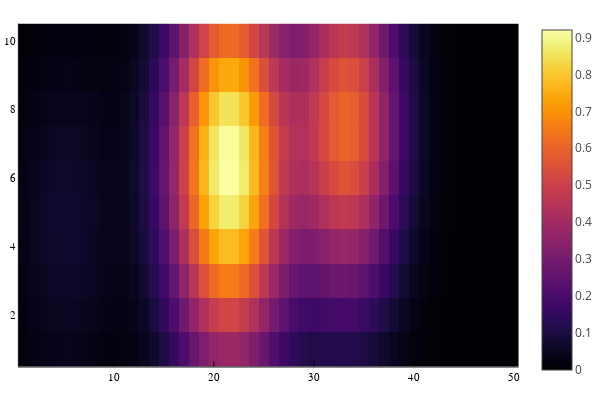

Source (notebook cell):
### Code cell
Cinit = [[ 6.2 10 0 ]; [20 100 0 ]]
UpdateDispModel(lmod.dmodel,Cinit)
limage = LensletLaserImage(lmod,laser)
heatmap(limage)

### Figure 1 — Plotly figure (JSON) as saved in the notebook; plotly's stock layout.template omitted (floating-point values rounded to 4 significant figures; data arrays with more than 128 entries replaced by an {"elided": "..."} marker saying what was removed)
{"data": [{"colorbar": {"title": ""}, "colorscale": {"elided": "256x2 mixed values"}, "hoverinfo": "none", "name": "y1", "showlegend": false, "showscale": true, "type": "heatmap", "x": [0.5, 1.5, 2.5, 3.5, 4.5, 5.5, 6.5, 7.5, 8.5, 9.5, 10.5, 11.5, 12.5, 13.5, 14.5, 15.5, 16.5, 17.5, 18.5, 19.5, 20.5, 21.5, 22.5, 23.5, 24.5, 25.5, 26.5, 27.5, 28.5, 29.5, 30.5, 31.5, 32.5, 33.5, 34.5, 35.5, 36.5, 37.5, 38.5, 39.5, 40.5, 41.5, 42.5, 43.5, 44.5, 45.5, 46.5, 47.5, 48.5, 49.5, 50.5], "xaxis": "x", "y": [0.5, 1.5, 2.5, 3.5, 4.5, 5.5, 6.5, 7.5, 8.5, 9.5, 10.5], "yaxis": "y", "z": {"elided": "10x50 float values"}, "zmax": 0.92, "zmin": 3.012e-06}], "layout": {"annotations": [], "height": 400, "legend": {"bgcolor": "rgba(255, 255, 255, 1.000)", "bordercolor": "rgba(0, 0, 0, 1.000)", "borderwidth": 1, "font": {"color": "rgba(0, 0, 0, 1.000)", "family": "sans-serif", "size": 11}, "title": {"font": {"color": "rgba(0, 0, 0, 1.000)", "family": "sans-serif", "size": 15}, "text": ""}, "tracegroupgap": 0, "traceorder": "normal", "x": 1, "xanchor": "auto", "y": 1, "yanchor": "auto"}, "margin": {"b": 20, "l": 0, "r": 0, "t": 20}, "paper_bgcolor": "rgba(255, 255, 255, 1.000)", "plot_bgcolor": "rgba(255, 255, 255, 1.000)", "showlegend": true, "width": 600, "xaxis": {"anchor": "y", "domain": [0.03619, 0.9934], "gridcolor": "rgba(0, 0, 0, 0.100)", "gridwidth": 0.5, "linecolor": "rgba(0, 0, 0, 1.000)", "mirror": false, "range": [0.5, 50.5], "showgrid": true, "showline": true, "showticklabels": true, "tickangle": 0, "tickcolor": "rgb(0, 0, 0)", "tickfont": {"color": "rgba(0, 0, 0, 1.000)", "family": "sans-serif", "size": 11}, "tickmode": "array", "ticks": "inside", "ticktext": ["10", "20", "30", "40", "50"], "tickvals": [10, 20, 30, 40, 50], "title": "", "titlefont": {"color": "rgba(0, 0, 0, 1.000)", "family": "sans-serif", "size": 15}, "type": "-", "visible": true, "zeroline": false, "zerolinecolor": "rgba(0, 0, 0, 1.000)"}, "yaxis": {"anchor": "x", "domain": [0.03762, 0.9902], "gridcolor": "rgba(0, 0, 0, 0.100)", "gridwidth": 0.5, "linecolor": "rgba(0, 0, 0, 1.000)", "mirror": false, "range": [0.5, 10.5], "showgrid": true, "showline": true, "showticklabels": true, "tickangle": 0, "tickcolor": "rgb(0, 0, 0)", "tickfont": {"color": "rgba(0, 0, 0, 1.000)", "family": "sans-serif", "size": 11}, "tickmode": "array", "ticks": "inside", "ticktext": ["2", "4", "6", "8", "10"], "tickvals": [2, 4, 6, 8, 10], "title": "", "titlefont": {"color": "rgba(0, 0, 0, 1.000)", "family": "sans-serif", "size": 15}, "type": "-", "visible": true, "zeroline": false, "zerolinecolor": "rgba(0, 0, 0, 1.000)"}}}
